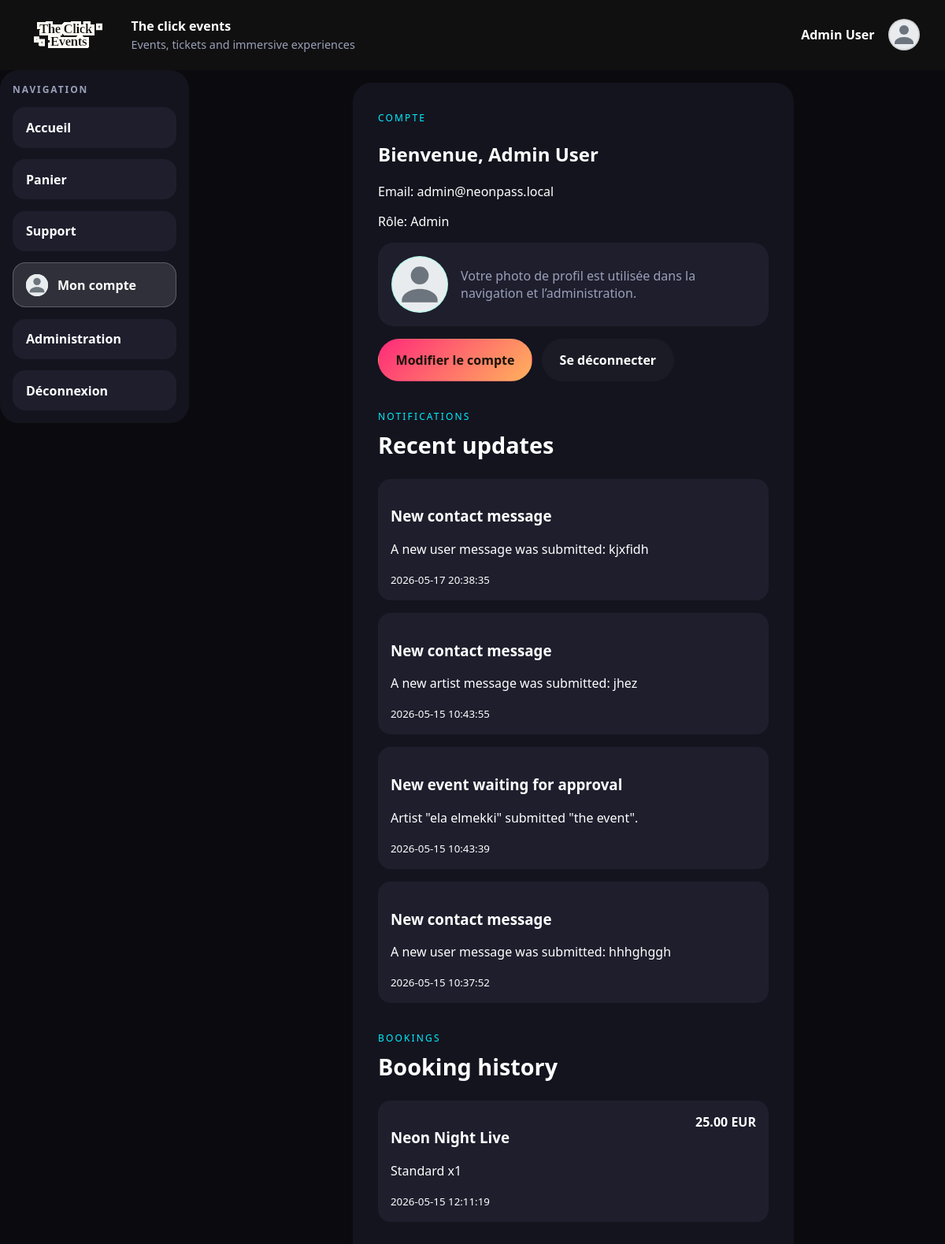
The app's page /dashboard (signed in) with its own data.
### tables this page shows
CREATE TABLE notifications (
    id INTEGER PRIMARY KEY AUTOINCREMENT,
    user_id INTEGER NOT NULL,
    type TEXT NOT NULL,
    title TEXT NOT NULL,
    message TEXT NOT NULL,
    related_id INTEGER DEFAULT NULL,
    is_read INTEGER NOT NULL DEFAULT 0,
    created_at TEXT DEFAULT CURRENT_TIMESTAMP,
    FOREIGN KEY (user_id) REFERENCES users(id) ON DELETE CASCADE
);

CREATE TABLE bookings (
    id INTEGER PRIMARY KEY AUTOINCREMENT,
    user_id INTEGER NOT NULL,
    ticket_id INTEGER NOT NULL,
    quantity INTEGER NOT NULL,
    total_price REAL NOT NULL,
    status TEXT NOT NULL DEFAULT 'pending',
    created_at TEXT DEFAULT CURRENT_TIMESTAMP,
    FOREIGN KEY (user_id) REFERENCES users(id) ON DELETE CASCADE,
    FOREIGN KEY (ticket_id) REFERENCES tickets(id) ON DELETE CASCADE
);

CREATE TABLE tickets (
    id INTEGER PRIMARY KEY AUTOINCREMENT,
    event_id INTEGER NOT NULL,
    name TEXT NOT NULL,
    price REAL NOT NULL,
    quantity_total INTEGER NOT NULL,
    quantity_sold INTEGER NOT NULL DEFAULT 0,
    created_at TEXT DEFAULT CURRENT_TIMESTAMP,
    FOREIGN KEY (event_id) REFERENCES events(id) ON DELETE CASCADE
);

### config/bootstrap.php (called while the page is built, shortened)
<?php
spl_autoload_register(static function (string $class): void {
    $prefix = 'App\\';
    $relativeClass = substr($class, strlen($prefix));
    $candidates = [
        APP_PATH . '/' . str_replace('\\', '/', $relativeClass) . '.php',
        CONFIG_PATH . '/' . str_replace('Config\\', '', $relativeClass) . '.php',
    ];
    foreach ($candidates as $file) {
        if (is_file($file)) {
            return;
        }
    }
});
function view(string $template, array $data = []): void
{
    require VIEW_PATH . '/layouts/main.php';
}
function current_user(): ?array
{
    return $_SESSION['user'] ?? null;
}
function is_admin(): bool
{
    $user = current_user();
    return ($user['role'] ?? 'user') === 'admin';
}
function e(?string $value): string
{
    return htmlspecialchars($value ?? '', ENT_QUOTES, 'UTF-8');
}
function avatar_url(?string $path = null): string
{
    $defaultAvatar = '/images/default-avatar.svg';
    $normalizedPath = str_replace('\\', '/', $path);
    $normalizedPath = preg_replace('#^/public/#', '/', $normalizedPath);
    $filesystemPath = PUBLIC_PATH . $normalizedPath;
    if (!is_file($filesystemPath)) {
        return $defaultAvatar;
    }
    return $normalizedPath;
}

### app/core/Controller.php (called while the page is built, shortened)
<?php
abstract class Controller
{
    protected function render(string $template, array $data = []): void
    {
        view($template, $data);
    }
}

### app/controllers/AuthController.php (called while the page is built, shortened)
<?php
final class AuthController extends Controller
{
    public function dashboard(): void
    {
        $bookings = (new Booking())->byUser((int) $_SESSION['user']['id']);
        $artistEvents = [];
        $notificationModel = new \App\Models\Notification();
        $notifications = $notificationModel->byUser((int) $_SESSION['user']['id']);
        $artistBookings = [];
        $this->render('auth/dashboard', [
            'user' => $_SESSION['user'],
            'bookings' => $bookings,
            'notifications' => $notifications,
            'artistEvents' => $artistEvents,
            'artistBookings' => $artistBookings,
        ]);
    }
}

### config/Database.php (called while the page is built, shortened)
<?php
final class Database
{
    private static ?PDO $instance = null;
    public static function connection(): PDO
    {
        if (self::$instance instanceof PDO) {
            return self::$instance;
        }
        $driver = strtolower((string) ($_ENV['DB_DRIVER'] ?? 'sqlite'));
        $sqliteFile = dirname(__DIR__) . '/data/phpjs.sqlite';
        $sqliteDir = dirname($sqliteFile);
        $dsn = 'sqlite:' . $sqliteFile;
        try {
            self::$instance = new PDO($dsn, null, null, [
                PDO::ATTR_ERRMODE => PDO::ERRMODE_EXCEPTION,
                PDO::ATTR_DEFAULT_FETCH_MODE => PDO::FETCH_ASSOC,
            ]);
            self::$instance->exec('PRAGMA foreign_keys = ON');
            self::migrateSqlite(self::$instance);
            $row = self::$instance->query('SELECT COUNT(*) AS count FROM users')->fetch();
        } catch (PDOException $exception) {
            throw new RuntimeException('SQLite connection failed: ' . $exception->getMessage(), 0, $exception);
        }
        return self::$instance;
    }
    private static function migrateSqlite(PDO $pdo): void
    {
        self::ensureColumn($pdo, 'artists', 'user_id', 'INTEGER DEFAULT NULL');
        self::ensureColumn($pdo, 'events', 'category', "TEXT NOT NULL DEFAULT 'concert'");
        self::ensureUniqueIndex($pdo, 'artists', 'user_id');
        self::ensureCartItemsTable($pdo);
    }
    private static function ensureCartItemsTable(PDO $pdo): void
    {
        $columns = $pdo->query('PRAGMA table_info(cart_items)')->fetchAll();
        if ($columns !== false && count($columns) > 0) {
            return;
        }
    }
    private static function ensureColumn(PDO $pdo, string $table, string $column, string $definition): void
    {
        $columns = $pdo->query('PRAGMA table_info(' . $table . ')')->fetchAll();
        foreach ($columns as $existingColumn) {
            if (($existingColumn['name'] ?? null) === $column) {
                return;
            }
        }
    }
    private static function ensureUniqueIndex(PDO $pdo, string $table, string $column): void
    {
        $indexName = $table . '_' . $column . '_unique_idx';
        $indexes = $pdo->query('PRAGMA index_list(' . $table . ')')->fetchAll();
        foreach ($indexes as $index) {
            if (($index['name'] ?? null) === $indexName) {
                return;
            }
        }
    }
}

### app/models/BaseModel.php (called while the page is built, shortened)
<?php
abstract class BaseModel
{
    protected PDO $db;
    public function __construct()
    {
        $this->db = Database::connection();
    }
    protected function fetchAll(string $sql, array $params = []): array
    {
        $statement = $this->db->prepare($sql);
        $statement->execute($params);
        return $statement->fetchAll();
    }
}

### app/models/Notification.php (called while the page is built, shortened)
<?php
final class Notification extends BaseModel
{
    public function byUser(int $userId): array
    {
        return $this->fetchAll(
            'SELECT * FROM notifications WHERE user_id = :user_id ORDER BY created_at DESC',
            [':user_id' => $userId]
        );
    }
}

### app/models/Booking.php (called while the page is built, shortened)
<?php
final class Booking extends BaseModel
{
    public function byUser(int $userId): array
    {
        return $this->fetchAll(
            'SELECT bookings.*, tickets.name AS ticket_name, events.title AS event_title
             FROM bookings
             INNER JOIN tickets ON tickets.id = bookings.ticket_id
             INNER JOIN events ON events.id = tickets.event_id
             WHERE bookings.user_id = :user_id
             ORDER BY bookings.created_at DESC',
            [':user_id' => $userId]
        );
    }
}

### app/views/auth/dashboard.php (the view)
<section class="auth-card">
    <span class="eyebrow">Compte</span>
    <h1>Bienvenue, <?= e($user['full_name']) ?></h1>
    <p>Email: <?= e($user['email']) ?></p>
    <p>Rôle: <?= e(ucfirst($user['role'])) ?></p>
    <?php $avatar = avatar_url($user['profile_picture_path'] ?? null); ?>
    <div class="account-hero">
        <img src="<?= e($avatar) ?>" alt="avatar" class="account-avatar" onerror="this.src='/images/default-avatar.svg'">
        <div>
            <p class="account-note">Votre photo de profil est utilisée dans la navigation et l’administration.</p>
        </div>
    </div>
    <div class="account-actions">
        <a class="button button-primary" href="/account/edit">Modifier le compte</a>
        <a class="button button-secondary" href="/logout">Se déconnecter</a>
    </div>
    <?php if (!empty($notifications)): ?>
        <div class="section-heading" style="margin-top:2rem;">
            <span>Notifications</span>
            <h2>Recent updates</h2>
        </div>
        <div class="cart-items">
            <?php foreach ($notifications as $notif): ?>
                <article class="cart-item" style="<?= $notif['is_read'] ? '' : 'border: 1px solid var(--accent);' ?>">
                    <div>
                        <h3><?= e($notif['title']) ?></h3>
                        <p><?= e($notif['message']) ?></p>
                        <small><?= e($notif['created_at']) ?></small>
                    </div>
                </article>
            <?php endforeach; ?>
        </div>
    <?php endif; ?>
    <?php if ($user['role'] === 'artist'): ?>
        <div class="section-heading" style="margin-top:2rem;">
            <span>Your Events</span>
            <h2>Event submissions</h2>
        </div>
        <?php if (empty($artistEvents)): ?>
            <p>You haven't submitted any events yet. <a href="/events/create">Create your first event</a></p>
        <?php else: ?>
            <div class="cards">
                <?php foreach ($artistEvents as $event): ?>
                    <article class="card">
                        <h3><?= e($event['title']) ?></h3>
                        <p><?= e($event['description']) ?></p>
                        <p><strong>Status:</strong> <?= e(ucfirst($event['status'])) ?> | <strong>Approval:</strong> <?= e(ucfirst($event['approval_status'])) ?></p>
                        <p><small><?= e($event['event_date']) ?> — <?= e($event['location']) ?></small></p>
                        <?php if ($event['approval_status'] === 'pending'): ?>
                            <p style="color:orange;">⏳ Pending admin review</p>
                        <?php elseif ($event['approval_status'] === 'approved'): ?>
                            <p style="color:green;">✓ Approved & Live (10% markup applied to prices)</p>
                        <?php elseif ($event['approval_status'] === 'rejected'): ?>
                            <p style="color:red;">✗ Rejected</p>
                        <?php endif; ?>
                    </article>
                <?php endforeach; ?>
            </div>
        <?php endif; ?>
        <div class="account-actions">
            <a class="button button-primary" href="/events/create">Submit new event</a>
            <a class="button button-secondary" href="/events/artist-events">View all my event statuses</a>
        </div>
        <div class="section-heading" style="margin-top:2rem;">
            <span>Bookings</span>
            <h2>Booking history & tracking</h2>
        </div>
        <?php if (empty($artistBookings)): ?>
            <p>No bookings for your events yet.</p>
        <?php else: ?>
            <div class="cards">
                <?php foreach ($artistBookings as $b): ?>
                    <article class="card">
                        <h3><?= e($b['event_title']) ?> — <?= e($b['ticket_name']) ?> x<?= e((string) $b['quantity']) ?></h3>
                        <p><small>Booked by <?= e($b['buyer_name']) ?> on <?= e($b['created_at']) ?></small></p>
                        <p><strong>Status:</strong> <?= e(ucfirst($b['status'] ?? 'confirmed')) ?></p>
                        <div style="margin-top:0.5rem;">
                            <small>Tracking:</small>
                            <div style="height:8px;background:#f1f1f1;border-radius:8px;overflow:hidden;margin-top:6px;">
                                <div style="width:<?= ($b['status'] === 'confirmed' ? '50' : ($b['status'] === 'completed' ? '100' : '20')) ?>%;height:100%;background:linear-gradient(90deg,var(--accent),#ffb25c);"></div>
                            </div>
                        </div>
                    </article>
                <?php endforeach; ?>
            </div>
        <?php endif; ?>
    <?php else: ?>
        <div class="section-heading" style="margin-top:2rem;">
            <span>Bookings</span>
            <h2>Booking history</h2>
        </div>
        <?php if (empty($bookings)): ?>
            <p>No bookings yet. Visit the <a href="/events">events page</a> to add tickets to your cart.</p>
        <?php else: ?>
            <div class="cart-items">
                <?php foreach ($bookings as $booking): ?>
                    <article class="cart-item">
                        <div>
                            <h3><?= e($booking['event_title']) ?></h3>
                            <p><?= e($booking['ticket_name']) ?> x<?= e((string) $booking['quantity']) ?></p>
                            <small><?= e($booking['created_at']) ?></small>
                        </div>
                        <strong><?= e(number_format((float) $booking['total_price'], 2)) ?> EUR</strong>
                    </article>
                <?php endforeach; ?>
            </div>
        <?php endif; ?>
    <?php endif; ?>
</section>

### public/css/style.css (style rules this page uses)
:root { --bg: #0a0a0f; --panel: #14141f; --panel-2: #1e1e2d; --text: #ffffff; --muted: #9aa0b8; --accent: #ff2a7a; --accent-2: #00f0ff; --border: transparent; }
* { box-sizing: border-box; }
body { margin: 0; font-family: "Segoe UI", "Helvetica Neue", Arial, sans-serif; background: var(--bg); color: var(--text); }
a { color: inherit; text-decoration: none; }
.eyebrow, .section-heading span, .stats-card span { text-transform: uppercase; letter-spacing: 0.18em; color: var(--accent-2); font-size: 0.75rem; }
.button { display: inline-flex; align-items: center; justify-content: center; padding: 0.95rem 1.35rem; border-radius: 999px; border: 1px solid transparent; font-weight: 700; }
.button-primary { background: linear-gradient(135deg, var(--accent), #ffb25c); color: #1a1206; }
.button-secondary { border-color: var(--border); background: rgba(255, 255, 255, 0.03); }
.section-heading { margin: 3rem 0 1rem; }
.section-heading h2 { margin: 0.4rem 0 0; font-size: 1.8rem; }
.auth-card { max-width: 560px; margin: 0 auto; padding: 2rem; background: var(--panel); border: none; border-radius: 1.5rem; box-shadow: none; }
.cart-items { display: grid; gap: 1rem; margin: 1.5rem 0; }
.cart-item { display: flex; justify-content: space-between; gap: 1rem; padding: 1rem; border-radius: 1rem; background: var(--panel-2); color: var(--text); border: none; }
.card, .auth-card, .cart-item, .hero-copy, .hero-panel { transition: transform 180ms ease, border-color 180ms ease, box-shadow 180ms ease, background 180ms ease; }
.events-grid .card, .events-grid .event-card-link, .notification-cards .card, .cart-items .cart-item { min-height: unset; }
.account-hero { display: flex; gap: 1rem; align-items: center; margin: 1rem 0 0; padding: 1rem; border-radius: 1.25rem; background: var(--panel-2); border: 1px solid var(--border); color: var(--text); }
.account-avatar { width: 72px; height: 72px; border-radius: 50%; object-fit: cover; border: 2px solid rgba(77, 225, 193, 0.35); background: #fff; }
.account-note { margin: 0; color: var(--muted); }
.account-actions { display: flex; gap: 0.75rem; flex-wrap: wrap; margin-top: 1rem; }

### records on screen
notifications: title "New contact message", message "A new user message was submitted: kjxfidh", created_at "2026-05-17 20:38:35"
notifications: title "New contact message", message "A new artist message was submitted: jhez", created_at "2026-05-15 10:43:55"
notifications: title "New event waiting for approval", message "Artist \"ela elmekki\" submitted \"the event\".", created_at "2026-05-15 10:43:39"
notifications: title "New contact message", message "A new user message was submitted: hhhghggh", created_at "2026-05-15 10:37:52"
bookings: event_title "Neon Night Live", ticket.name "Standard", quantity "1", created_at "2026-05-15 12:11:19", total_price "25.00"

### other values on screen
$_SESSION['user']['full_name'] "Admin User"
$user['full_name'] "Admin User"
$user['email'] "admin@neonpass.local"
$user['role'] "Admin"
